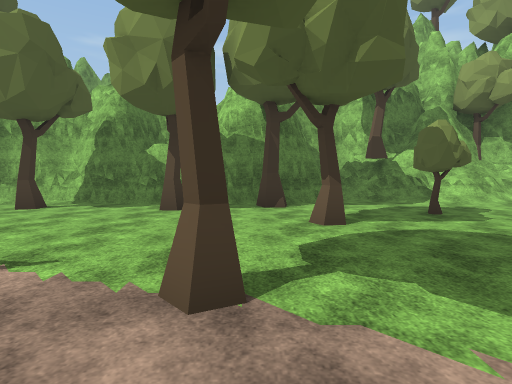
view 1 (above)

21 first-person views from a walk through a scene from a Unity 3-D project. The camera is 1.5 m above the floor, tilts 4° down and sees 80° across. The floor is counted in squares, 2 m on a side. Each view is taken from the middle of a square. On the plan, view 1 faces up. The plan holds only what a view shows up to about 10 squares ahead; the rest is blank. The place goes on beyond the plan. Some animated figures are left out. Some surface patterns are stand-ins.

view 2
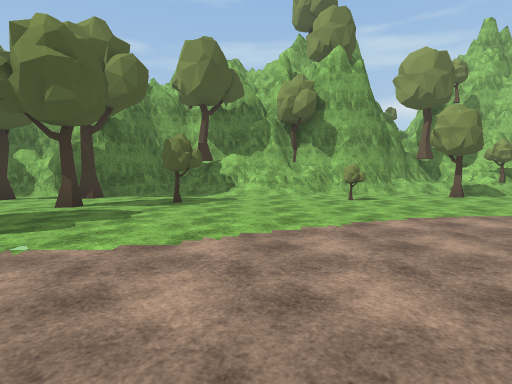

view 3
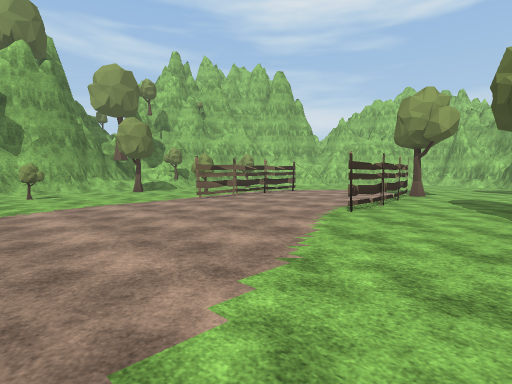

view 4
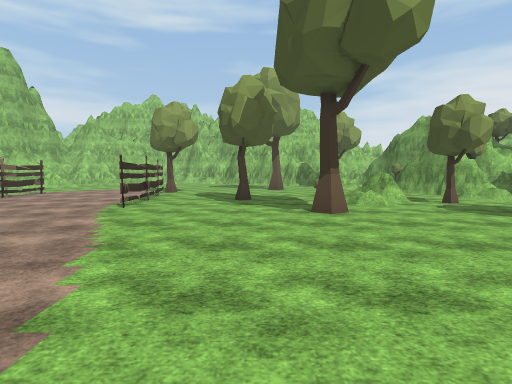

view 5
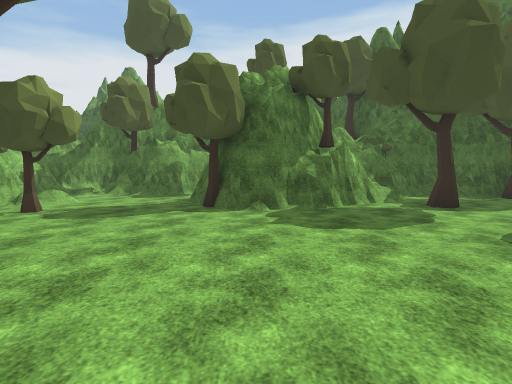

view 6
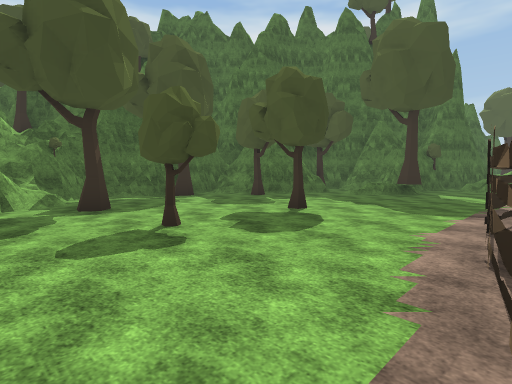

view 7
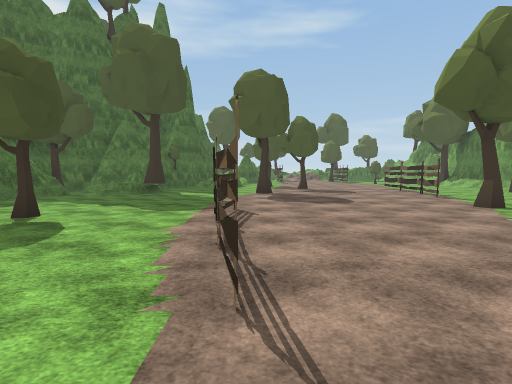

view 8
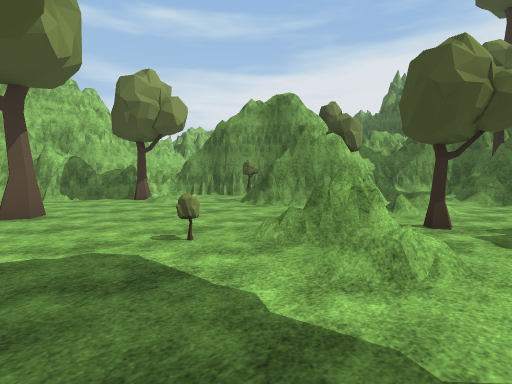

view 9
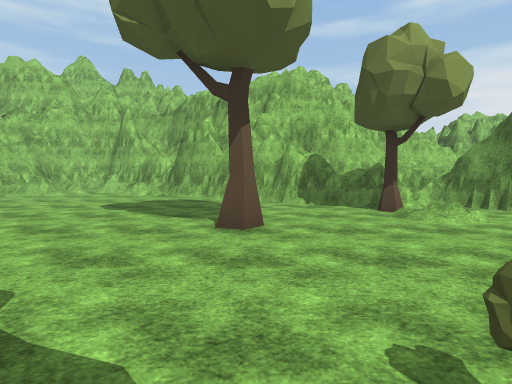

view 10
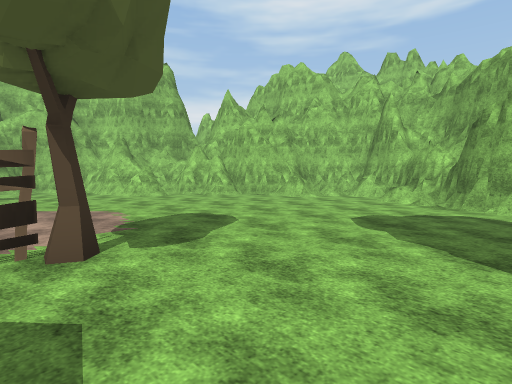

view 11
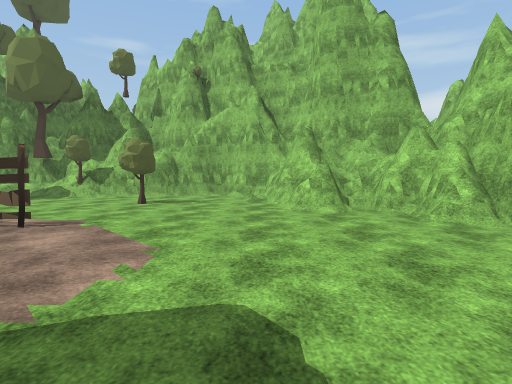

view 12
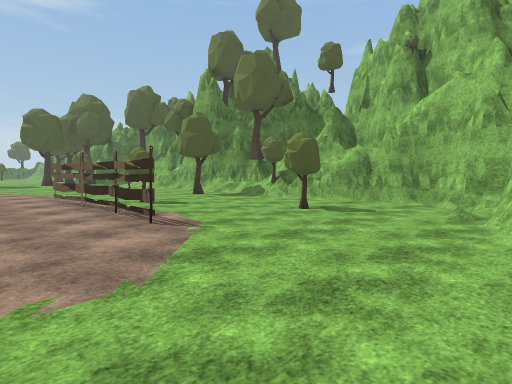

view 13
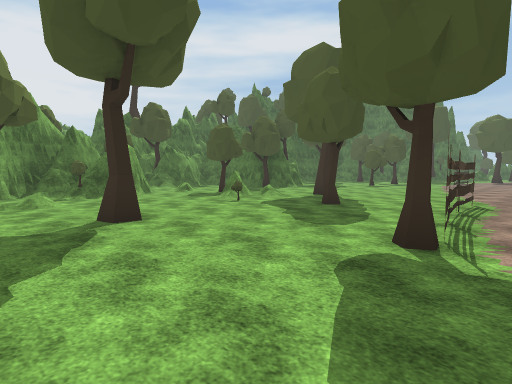

view 14
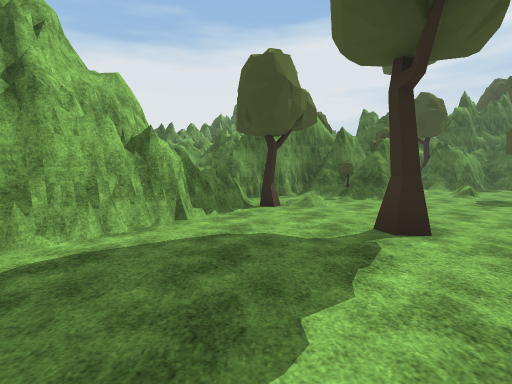

view 15
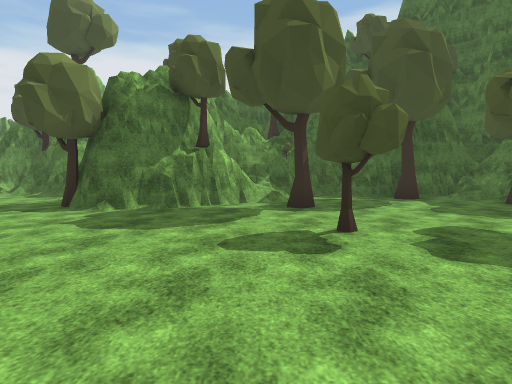

view 16
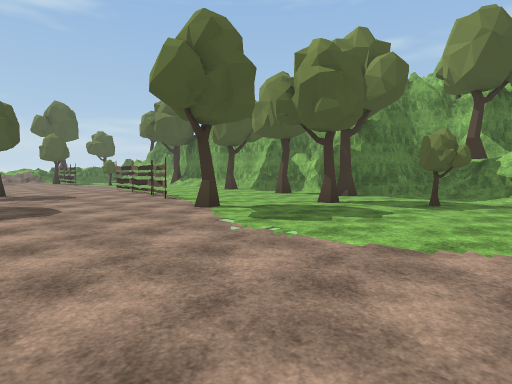

view 17
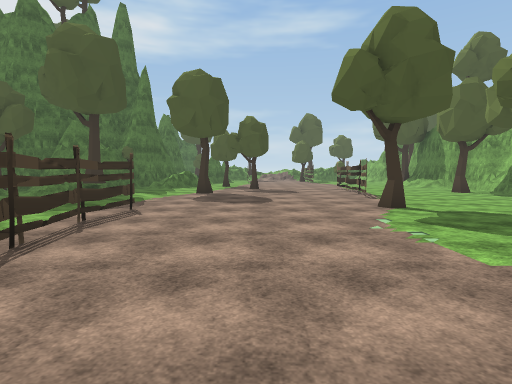

view 18
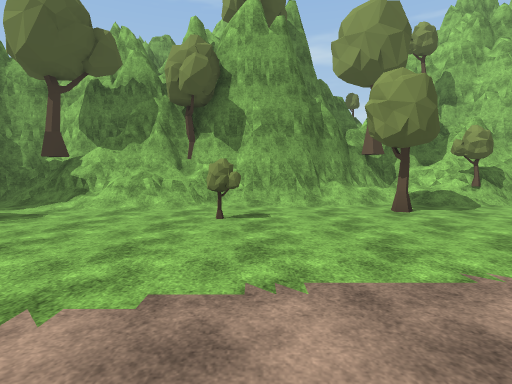

view 19
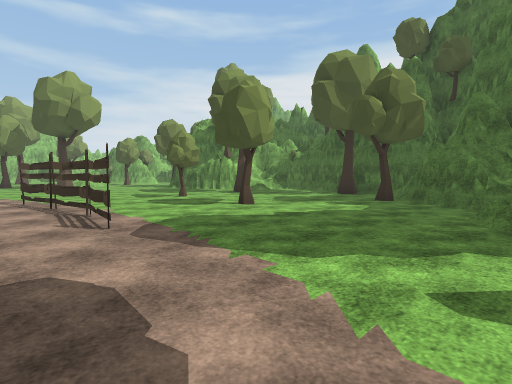

view 20
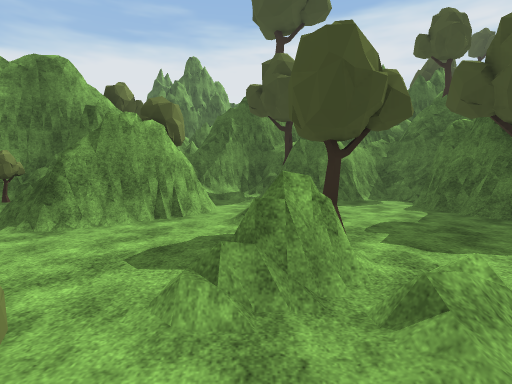

view 21
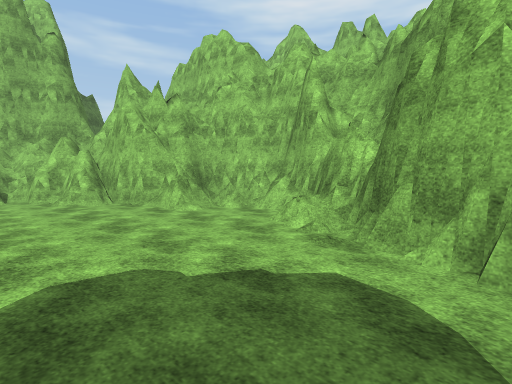

### Floor plan
Key: @ floor where view 1 was taken; # wall or solid block; . floor; / step, stairs or slope; = window, fence, low wall or low ledge; ^ raised ledge; T tree; F fence.
Columns run from 4 left of view 1 to 23 right of it. Each row starts with its distance up from view 1.
  9      ##################
  8 ##############///T##..##
  7 ##//T//.////...T......=###
  6 T.T//......T.......T...###
  5 .......T...............#.#
  4 .....T..........T........##
  3 ...............F.FF.......#
  2 FF..T.....................##
  1 ...........................#
  0 ....@.......................
 -1 ................FF.FT......#
 -2 ..........................##
 -3 T.......F.................#
 -4 .....FF..........T........#
 -5 ...............T.....T...##
 -6 T.................T.....##
 -7 T=...T..T.......=#......##
 -8  ...................../T#
 -9 .#......T../#T..T...#T..#
-10 T##T......####...=.##//##
-11   ##.T...=####....#######
-12   #######^#  #.///.#
-13        ####  ###T//#
-14               ######

Positions as (right, up) in squares from view 1, and headings:
1: (0, 0), facing up
2: (5, -2), facing up
3: (6, -4), facing up-right
4: (5, -4), facing right
5: (8, -3), facing down
6: (6, -3), facing down-left
7: (6, -3), facing left
8: (11, -4), facing down-right
9: (13, -5), facing right
10: (15, -4), facing up-right
11: (18, -1), facing up
12: (19, 1), facing up-left
13: (19, 0), facing down-left
14: (19, -1), facing down
15: (5, -3), facing down
16: (5, -2), facing up-left
17: (6, -1), facing left
18: (8, 1), facing up
19: (-4, -2), facing down-right
20: (13, -5), facing down
21: (19, -4), facing up-right
